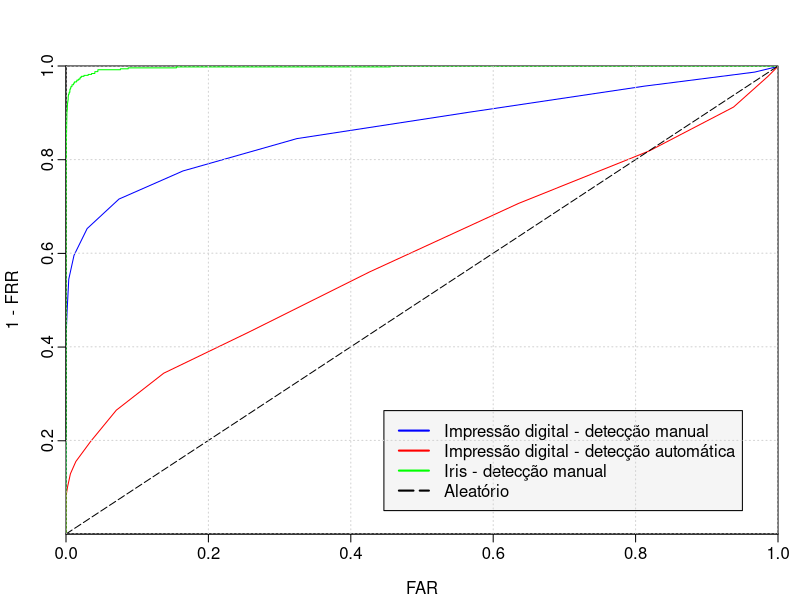

Source code (R):
#!/usr/bin/env Rscript
args = commandArgs(trailingOnly=TRUE)
far <- scan("fingerprint/true/far.txt")
frr <- scan("fingerprint/true/frr.txt")
pdf(file="roc.pdf")
par(mgp=c(2.2,0.45,0), tcl=-0.4, mar=c(3.3,3.3,3.3,1.1))
plot(far, 1 - frr, xlab="FAR", ylab="1 - FRR", col="blue", pch=16, type="l", xaxs="i", yaxs="i")
par(new = TRUE)
far <- scan("fingerprint/automatic/far.txt")
frr <- scan("fingerprint/automatic/frr.txt")
plot(far, 1 - frr, type='l', pch=16, col="red", axes = FALSE, ann = FALSE, xaxs="i", yaxs="i")
par(new = TRUE)
far <- scan("iris/far.txt")
frr <- scan("iris/frr.txt")
plot(far, 1 - frr, type='l', pch=16, col="green", axes = FALSE, ann = FALSE, xaxs="i", yaxs="i")
par(new = TRUE)
plot(c(0:1.0), c(0:1.0), type='l', pch=16, col="black", lty = 5, axes = FALSE, ann = FALSE, xaxs="i", yaxs="i")
legend("bottomright", inset=.05, cex = 1, c("Impressão digital - detecção manual", "Impressão digital - detecção automática", "Iris - detecção manual", "Aleatório"), lty=c(1,1,1,5), lwd=c(2,2,2,2), col=c("blue", "red", "green", "black"), bg="grey96")
grid(col = "lightgray", lty = "dotted", lwd = par("lwd"), equilogs = TRUE)
dev.off()
